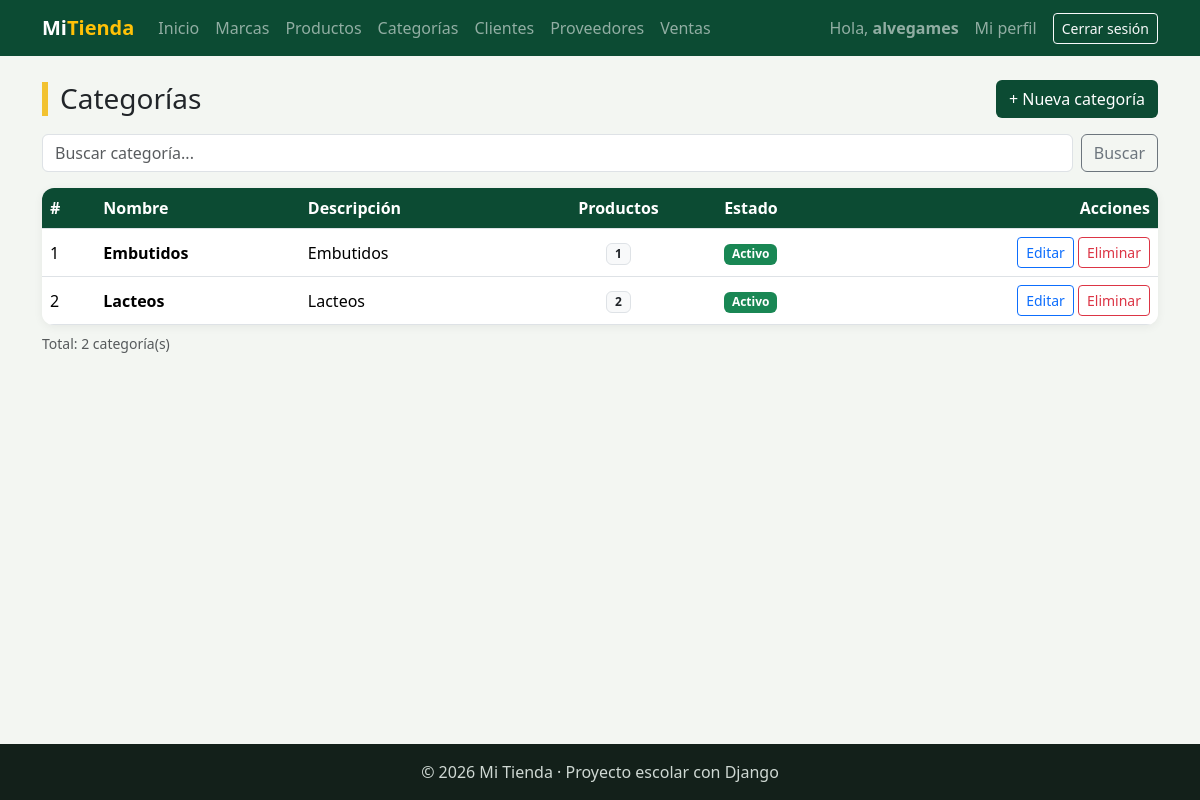
Screenshot of /facturacion/categorias/ (signed in) with the database file from the repository.
### facturacion/models.py (models this page shows, shortened)
class ModeloBase(models.Model):
    user = models.ForeignKey(                    # 1:N con User: un usuario registra muchos registros
        User,
        on_delete=models.SET_NULL,               # Si borran al usuario, el registro se queda con user vacío
        null=True,                               # SET_NULL necesita que la columna acepte NULL
        blank=True,
        editable=False,                          # No aparece en formularios: lo llena la VISTA, no la persona
        related_name="%(class)s_registrados",    # %(class)s = nombre del modelo → user.producto_registrados
        verbose_name="Registrado por",
    )
    fecha_creacion = models.DateTimeField("Fecha de creación", auto_now_add=True)   # Se llena sola al CREAR
    fecha_modificacion = models.DateTimeField("Última modificación", auto_now=True) # Se actualiza sola en CADA save()
    class Meta:
        abstract = True                          # ← LA CLAVE: modelo "molde", sin tabla propia

class Categoria(ModeloBase):                     # Hereda de ModeloBase (y este de models.Model)
    nombre = models.CharField(max_length=60, unique=True)
    descripcion = models.TextField("Descripción", blank=True)
    activo = models.BooleanField(default=True)
    class Meta:
        verbose_name = "Categoría"
        verbose_name_plural = "Categorías"
        ordering = ["nombre"]

### facturacion/views.py (the view)
# urls.py: path("categorias/", views.CategoriaListView.as_view(), name="categoria_lista"),
class CategoriaListView(LoginRequiredMixin, ListView):    # LISTAR · solo GET
    model = Categoria
    template_name = "facturacion/categoria_lista.html"
    context_object_name = "categorias"                     # en el HTML: {% for categoria in categorias %}
    extra_context = {"titulo": "Categorías"}
    def get_queryset(self):                                # ¿QUÉ registros se muestran?
        categorias = super().get_queryset()
        categorias = categorias.prefetch_related("productos")   # N:M: trae los productos en UNA consulta extra
        q = self.request.GET.get("q", "")                  # buscador: ?q=lac
        if q:
            categorias = categorias.filter(nombre__icontains=q)
        return categorias
    def get_context_data(self, **kwargs):                  # + lo buscado, para que el buscador no se borre
        contexto = super().get_context_data(**kwargs)
        contexto["q"] = self.request.GET.get("q", "")
        return contexto

### facturacion/templates/facturacion/categoria_lista.html (shortened to what this page needs)
{% extends "base.html" %}
{% block contenido %}
<div class="d-flex justify-content-between align-items-center flex-wrap gap-2 mb-3">
    <h1 class="h3 titulo-pagina m-0">{{ titulo }}</h1>
    <a href="{% url 'facturacion:categoria_crear' %}" class="btn btn-verde">+ Nueva categoría</a>
</div>
<form method="get" class="d-flex gap-2 mb-3">
    <input type="text" name="q" value="{{ q }}" class="form-control" placeholder="Buscar categoría...">
    <button type="submit" class="btn btn-outline-secondary">Buscar</button>
</form>
<div class="tarjeta p-0 table-responsive">
    <table class="table table-hover align-middle m-0">
        <thead>
            <tr><th>#</th><th>Nombre</th><th>Descripción</th><th class="text-center">Productos</th><th>Estado</th><th class="text-end">Acciones</th></tr>
        </thead>
        <tbody>
            {% for categoria in categorias %}
            <tr>
                <td>{{ forloop.counter }}</td>
                <td class="fw-semibold">{{ categoria.nombre }}</td>
                <td>{{ categoria.descripcion|default:"—"|truncatechars:50 }}</td>
                <td class="text-center"><span class="badge bg-light text-dark border">{{ categoria.productos.count }}</span></td>
                <td>
                    {% if categoria.activo %}<span class="badge bg-success">Activo</span>
                    {% else %}<span class="badge bg-secondary">Inactivo</span>{% endif %}
                </td>
                <td class="text-end text-nowrap">
                    <a href="{% url 'facturacion:categoria_editar' categoria.pk %}" class="btn btn-sm btn-outline-primary">Editar</a>
                    <a href="{% url 'facturacion:categoria_eliminar' categoria.pk %}" class="btn btn-sm btn-outline-danger">Eliminar</a>
                </td>
            </tr>
            {% empty %}
            <tr><td colspan="6" class="text-center text-muted py-4">No hay categorías registradas.</td></tr>
            {% endfor %}
        </tbody>
    </table>
</div>
<p class="text-muted small mt-2">Total: {{ categorias|length }} categoría(s)</p>
{% endblock %}

### templates/base.html (shortened to what this page needs)
{% load static %}
<!DOCTYPE html>
<html lang="es">
<head>
    <link href="https://cdn.jsdelivr.net/npm/bootstrap@5.3.3/dist/css/bootstrap.min.css" rel="stylesheet">
    <link rel="stylesheet" href="{% static 'css/estilos.css' %}">
</head>
<body>
    <nav class="navbar navbar-expand-lg navbar-dark barra">
        <div class="container">
            <a class="navbar-brand fw-bold" href="{% url 'home' %}">Mi<span class="text-warning">Tienda</span></a>
            <div class="collapse navbar-collapse" id="menu">
                <ul class="navbar-nav me-auto">
                    <li class="nav-item"><a class="nav-link" href="{% url 'home' %}">Inicio</a></li>
                    {% if user.is_authenticated %}
                        <li class="nav-item"><a class="nav-link" href="{% url 'facturacion:marca_lista' %}">Marcas</a></li>
                        <li class="nav-item"><a class="nav-link" href="{% url 'facturacion:producto_lista' %}">Productos</a></li>
                        <li class="nav-item"><a class="nav-link" href="{% url 'facturacion:categoria_lista' %}">Categorías</a></li>
                        <li class="nav-item"><a class="nav-link" href="{% url 'facturacion:cliente_lista' %}">Clientes</a></li>
                        <li class="nav-item"><a class="nav-link" href="{% url 'facturacion:proveedor_lista' %}">Proveedores</a></li>
                        <li class="nav-item"><a class="nav-link" href="{% url 'facturacion:venta_lista' %}">Ventas</a></li>
                    {% endif %}
                </ul>
                <ul class="navbar-nav align-items-lg-center gap-2">
                    {% if user.is_authenticated %}
                        <li class="nav-item navbar-text">Hola, <b>{{ user.username }}</b></li>
                        <li class="nav-item"><a class="nav-link" href="{% url 'facturacion:mi_perfil' %}">Mi perfil</a></li>
                        <li class="nav-item">
                            <form method="post" action="{% url 'logout' %}" class="m-0">
                                <button type="submit" class="btn btn-sm btn-outline-light">Cerrar sesión</button>
                            </form>
                        </li>
                    {% else %}
                        <li class="nav-item"><a class="nav-link" href="{% url 'login' %}">Ingresar</a></li>
                        <li class="nav-item"><a class="btn btn-sm btn-warning" href="{% url 'registro' %}">Crear cuenta</a></li>
                    {% endif %}
                </ul>
            </div>
        </div>
    </nav>
    <main class="container py-4">
        {% block contenido %}{% endblock %}
    </main>
    <footer class="pie text-center py-3">© 2026 Mi Tienda · Proyecto escolar con Django</footer>
</body>
</html>

### static/css/estilos.css (style rules this page uses)
:root { --verde: #0c4b33; --verde-claro: #2f9e6e; --amarillo: #f2c230; }
body { background-color: #f3f6f2; min-height: 100vh; display: flex; flex-direction: column; }
main { flex: 1; }
.barra { background-color: var(--verde); }
.titulo-pagina { border-left: 6px solid var(--amarillo); padding-left: 12px; }
.tarjeta { background: white; border-radius: 12px; padding: 24px; box-shadow: 0 2px 10px rgba(0,0,0,.06); }
.table thead th { background-color: var(--verde); color: white; }
.btn-verde { background-color: var(--verde); color: white; }
.pie { background-color: #13201a; color: #cfd8d3; }

### rows the page displays
Categoria: nombre "Embutidos", descripcion "Embutidos", productos.count "1", activo "Activo"
Categoria: nombre "Lacteos", descripcion "Lacteos", productos.count "2", activo "Activo"

### other values shown
{{ user.username }} "alvegames"
{{ titulo }} "Categorías"
{{ categorias|length }} "2"
